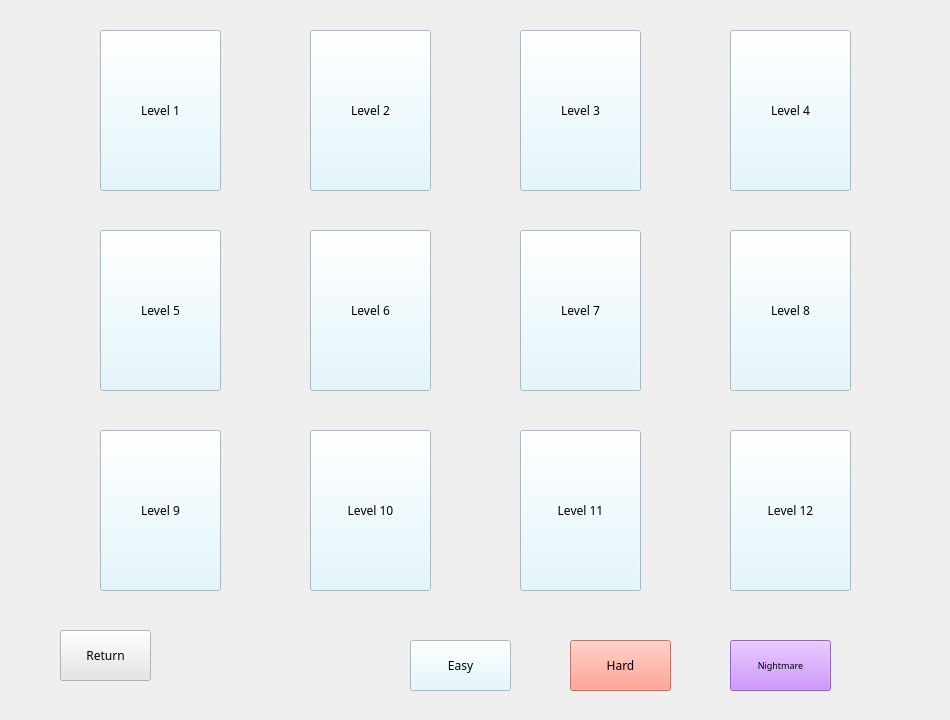
<?xml version="1.0" encoding="UTF-8"?>
<ui version="4.0">
 <class>QLevel</class>
 <widget class="QWidget" name="QLevel">
  <property name="geometry">
   <rect>
    <x>0</x>
    <y>0</y>
    <width>950</width>
    <height>720</height>
   </rect>
  </property>
  <property name="windowTitle">
   <string>Form</string>
  </property>
  <property name="styleSheet">
   <string notr="true">#QLevel 
{
border-image: url(:/background3.png);
} 
#QLevel * 
{
border-image: url();
}</string>
  </property>
  <widget class="QPushButton" name="btnLev1">
   <property name="geometry">
    <rect>
     <x>100</x>
     <y>30</y>
     <width>121</width>
     <height>161</height>
    </rect>
   </property>
   <property name="font">
    <font>
     <family>Book Antiqua</family>
     <pointsize>9</pointsize>
    </font>
   </property>
   <property name="styleSheet">
    <string notr="true">background-color: rgba(220, 246, 255, 220);</string>
   </property>
   <property name="text">
    <string>Level 1</string>
   </property>
  </widget>
  <widget class="QPushButton" name="btnLev2">
   <property name="geometry">
    <rect>
     <x>310</x>
     <y>30</y>
     <width>121</width>
     <height>161</height>
    </rect>
   </property>
   <property name="font">
    <font>
     <family>Book Antiqua</family>
    </font>
   </property>
   <property name="styleSheet">
    <string notr="true">background-color: rgba(220, 246, 255, 220);</string>
   </property>
   <property name="text">
    <string>Level 2</string>
   </property>
  </widget>
  <widget class="QPushButton" name="btnReturn">
   <property name="geometry">
    <rect>
     <x>60</x>
     <y>630</y>
     <width>91</width>
     <height>51</height>
    </rect>
   </property>
   <property name="font">
    <font>
     <family>Book Antiqua</family>
    </font>
   </property>
   <property name="styleSheet">
    <string notr="true">background-color: rgba(230, 230, 230, 210);</string>
   </property>
   <property name="text">
    <string>Return</string>
   </property>
  </widget>
  <widget class="QPushButton" name="btnLev3">
   <property name="geometry">
    <rect>
     <x>520</x>
     <y>30</y>
     <width>121</width>
     <height>161</height>
    </rect>
   </property>
   <property name="font">
    <font>
     <family>Book Antiqua</family>
    </font>
   </property>
   <property name="styleSheet">
    <string notr="true">background-color: rgba(220, 246, 255, 220);</string>
   </property>
   <property name="text">
    <string>Level 3</string>
   </property>
  </widget>
  <widget class="QPushButton" name="btnLev4">
   <property name="geometry">
    <rect>
     <x>730</x>
     <y>30</y>
     <width>121</width>
     <height>161</height>
    </rect>
   </property>
   <property name="font">
    <font>
     <family>Book Antiqua</family>
    </font>
   </property>
   <property name="styleSheet">
    <string notr="true">background-color: rgba(220, 246, 255, 220);</string>
   </property>
   <property name="text">
    <string>Level 4</string>
   </property>
  </widget>
  <widget class="QPushButton" name="btnLev5">
   <property name="geometry">
    <rect>
     <x>100</x>
     <y>230</y>
     <width>121</width>
     <height>161</height>
    </rect>
   </property>
   <property name="font">
    <font>
     <family>Book Antiqua</family>
    </font>
   </property>
   <property name="styleSheet">
    <string notr="true">background-color: rgba(220, 246, 255, 220);</string>
   </property>
   <property name="text">
    <string>Level 5</string>
   </property>
  </widget>
  <widget class="QPushButton" name="btnLev6">
   <property name="geometry">
    <rect>
     <x>310</x>
     <y>230</y>
     <width>121</width>
     <height>161</height>
    </rect>
   </property>
   <property name="font">
    <font>
     <family>Book Antiqua</family>
    </font>
   </property>
   <property name="styleSheet">
    <string notr="true">background-color: rgba(220, 246, 255, 220);</string>
   </property>
   <property name="text">
    <string>Level 6</string>
   </property>
  </widget>
  <widget class="QPushButton" name="btnLev7">
   <property name="geometry">
    <rect>
     <x>520</x>
     <y>230</y>
     <width>121</width>
     <height>161</height>
    </rect>
   </property>
   <property name="font">
    <font>
     <family>Book Antiqua</family>
    </font>
   </property>
   <property name="styleSheet">
    <string notr="true">background-color: rgba(220, 246, 255, 220);</string>
   </property>
   <property name="text">
    <string>Level 7</string>
   </property>
  </widget>
  <widget class="QPushButton" name="btnLev8">
   <property name="geometry">
    <rect>
     <x>730</x>
     <y>230</y>
     <width>121</width>
     <height>161</height>
    </rect>
   </property>
   <property name="font">
    <font>
     <family>Book Antiqua</family>
    </font>
   </property>
   <property name="styleSheet">
    <string notr="true">background-color: rgba(220, 246, 255, 220);</string>
   </property>
   <property name="text">
    <string>Level 8</string>
   </property>
  </widget>
  <widget class="QPushButton" name="btnLev10">
   <property name="geometry">
    <rect>
     <x>310</x>
     <y>430</y>
     <width>121</width>
     <height>161</height>
    </rect>
   </property>
   <property name="font">
    <font>
     <family>Book Antiqua</family>
    </font>
   </property>
   <property name="styleSheet">
    <string notr="true">background-color: rgba(220, 246, 255, 220);</string>
   </property>
   <property name="text">
    <string>Level 10</string>
   </property>
  </widget>
  <widget class="QPushButton" name="btnLev9">
   <property name="geometry">
    <rect>
     <x>100</x>
     <y>430</y>
     <width>121</width>
     <height>161</height>
    </rect>
   </property>
   <property name="font">
    <font>
     <family>Book Antiqua</family>
    </font>
   </property>
   <property name="styleSheet">
    <string notr="true">background-color: rgba(220, 246, 255, 220);</string>
   </property>
   <property name="text">
    <string>Level 9</string>
   </property>
  </widget>
  <widget class="QPushButton" name="btnLev11">
   <property name="geometry">
    <rect>
     <x>520</x>
     <y>430</y>
     <width>121</width>
     <height>161</height>
    </rect>
   </property>
   <property name="font">
    <font>
     <family>Book Antiqua</family>
    </font>
   </property>
   <property name="styleSheet">
    <string notr="true">background-color: rgba(220, 246, 255, 220);</string>
   </property>
   <property name="text">
    <string>Level 11</string>
   </property>
  </widget>
  <widget class="QPushButton" name="btnLev12">
   <property name="geometry">
    <rect>
     <x>730</x>
     <y>430</y>
     <width>121</width>
     <height>161</height>
    </rect>
   </property>
   <property name="font">
    <font>
     <family>Book Antiqua</family>
    </font>
   </property>
   <property name="styleSheet">
    <string notr="true">background-color: rgba(220, 246, 255, 220);</string>
   </property>
   <property name="text">
    <string>Level 12</string>
   </property>
  </widget>
  <widget class="QPushButton" name="btnEasy">
   <property name="geometry">
    <rect>
     <x>410</x>
     <y>640</y>
     <width>101</width>
     <height>51</height>
    </rect>
   </property>
   <property name="font">
    <font>
     <family>Book Antiqua</family>
    </font>
   </property>
   <property name="styleSheet">
    <string notr="true">background-color: rgba(220, 246, 255, 220);</string>
   </property>
   <property name="text">
    <string>Easy</string>
   </property>
  </widget>
  <widget class="QPushButton" name="btnHard">
   <property name="geometry">
    <rect>
     <x>570</x>
     <y>640</y>
     <width>101</width>
     <height>51</height>
    </rect>
   </property>
   <property name="font">
    <font>
     <family>Book Antiqua</family>
    </font>
   </property>
   <property name="styleSheet">
    <string notr="true">background-color: rgba(255, 138, 117, 220);</string>
   </property>
   <property name="text">
    <string>Hard</string>
   </property>
  </widget>
  <widget class="QPushButton" name="btnNightmare">
   <property name="geometry">
    <rect>
     <x>730</x>
     <y>640</y>
     <width>101</width>
     <height>51</height>
    </rect>
   </property>
   <property name="font">
    <font>
     <family>Book Antiqua</family>
     <pointsize>7</pointsize>
    </font>
   </property>
   <property name="styleSheet">
    <string notr="true">background-color: rgba(192, 114, 255, 220);</string>
   </property>
   <property name="text">
    <string>Nightmare</string>
   </property>
  </widget>
 </widget>
 <resources/>
 <connections>
  <connection>
   <sender>btnReturn</sender>
   <signal>clicked()</signal>
   <receiver>QLevel</receiver>
   <slot>close()</slot>
   <hints>
    <hint type="sourcelabel">
     <x>65</x>
     <y>345</y>
    </hint>
    <hint type="destinationlabel">
     <x>330</x>
     <y>198</y>
    </hint>
   </hints>
  </connection>
 </connections>
</ui>
